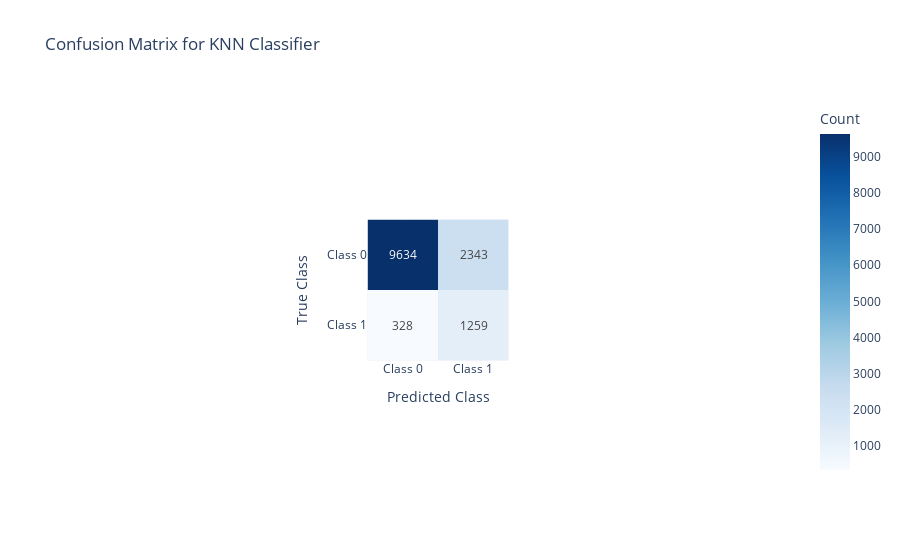

Notebook code cell kept with this figure:
### Markdown cell above
### Decision Tree Classifier

### Code cell
# Decision Tree Classifier
dt = DecisionTreeClassifier(criterion='entropy', random_state=0)
dt.fit(X_train_balanced, y_train_balanced)
y_pred_dt = dt.predict(X_test_rfe)
print("Decision Tree Accuracy:", accuracy_score(y_test, y_pred_dt))
print("Decision Tree Confusion Matrix:\n", confusion_matrix(y_test, y_pred_dt))
print("Decision Tree Classification Report:\n", classification_report(y_test, y_pred_dt))

# Compute the confusion matrix for KNN
cm_dt = confusion_matrix(y_test, y_pred_dt)

# Create a heatmap for the confusion matrix using Plotly
fig = px.imshow(
    cm_dt,
    text_auto=True,
    color_continuous_scale='Blues',
    title="Confusion Matrix for KNN Classifier",
    labels=dict(x="Predicted Class", y="True Class", color="Count")
)

# Customize axis labels to match class names
fig.update_layout(
    xaxis=dict(tickmode="array", tickvals=[0, 1], ticktext=["Class 0", "Class 1"]),
    yaxis=dict(tickmode="array", tickvals=[0, 1], ticktext=["Class 0", "Class 1"])
)

# Display the heatmap
fig.show()

### Figure 1 — Plotly figure (JSON) as saved in the notebook; plotly's stock layout.template omitted (floating-point values rounded to 4 significant figures)
{"data": [{"coloraxis": "coloraxis", "hovertemplate": "Predicted Class: %{x}<br>True Class: %{y}<br>Count: %{z}<extra></extra>", "name": "0", "texttemplate": "%{z}", "type": "heatmap", "xaxis": "x", "yaxis": "y", "z": [[9634, 2343], [328, 1259]]}], "layout": {"autosize": true, "coloraxis": {"colorbar": {"title": {"text": "Count"}}, "colorscale": [[0, "rgb(247,251,255)"], [0.125, "rgb(222,235,247)"], [0.25, "rgb(198,219,239)"], [0.375, "rgb(158,202,225)"], [0.5, "rgb(107,174,214)"], [0.625, "rgb(66,146,198)"], [0.75, "rgb(33,113,181)"], [0.875, "rgb(8,81,156)"], [1, "rgb(8,48,107)"]]}, "title": {"text": "Confusion Matrix for KNN Classifier"}, "xaxis": {"anchor": "y", "autorange": true, "constrain": "domain", "domain": [0.4016, 0.5984], "range": [-0.5, 1.5], "scaleanchor": "y", "tickmode": "array", "ticktext": ["Class 0", "Class 1"], "tickvals": [0, 1], "title": {"text": "Predicted Class"}}, "yaxis": {"anchor": "x", "autorange": true, "constrain": "domain", "domain": [0, 1], "range": [1.5, -0.5], "tickmode": "array", "ticktext": ["Class 0", "Class 1"], "tickvals": [0, 1], "title": {"text": "True Class"}}}}
